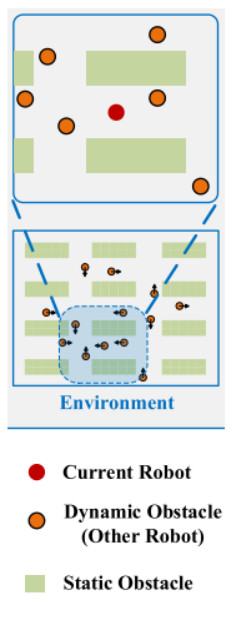
#> input picture modules/ocr/input.jpg, 232 x 620 px
$ python -i text_extraction.py   (imports and definitions only)
#> lines starting #> are read from the running program, lines starting #| are printed output that depends on the picture; after the words box and inside, x2 and y2 are one past the last pixel; in counts of white or black regions, pixels touching at a corner belong together
import string
import cv2
import pytesseract
import numpy as np
# Step 1: Load the image

# Thiết lập đường dẫn của Tesseract OCR engine (đặt đúng đường dẫn của bạn)
pytesseract.pytesseract.tesseract_cmd = '/usr/bin/tesseract'

# Đường dẫn đến ảnh bạn muốn xử lý


def text_line_extraction(image_path, output_path):
#> called with image_path = 'input.jpg', output_path = 'out.png'
    image = cv2.imread(image_path)
#> image is the input picture: shape (620, 232, 3); mean B, G, R 225.5, 229.6, 225.2

    # Check if the image is None
    if image is None:
        raise ValueError("Invalid image file or path.")

    # Step 2: Preprocess the image
    gray = cv2.cvtColor(image, cv2.COLOR_BGR2GRAY)
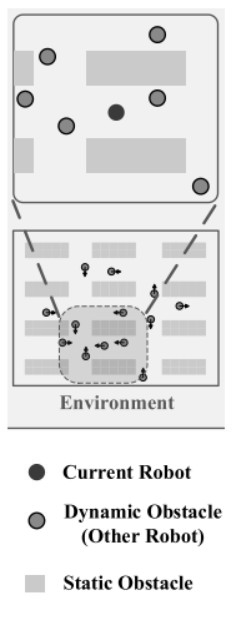
#> gray: shape (620, 232); min 0, max 255, mean 227.8
    blur = cv2.GaussianBlur(gray, (3, 3), 0)
    bw = cv2.threshold(blur, 0, 255, cv2.THRESH_BINARY_INV + cv2.THRESH_OTSU)[1]
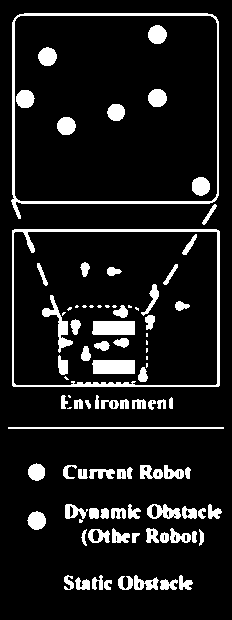
#> bw: shape (620, 232); 10.7% white; 94 white regions (19 under 20 px), largest, box (x1, y1, x2, y2) and area: (11, 13, 219, 219) 2179, (12, 229, 220, 387) 2057, (92, 321, 135, 335) 591

    # selected a kernel with more width so that we want to connect lines
    kernel_size = (5,5)
    kernel = cv2.getStructuringElement(cv2.MORPH_RECT, kernel_size)

    # Step 3: Perform the closing operation: Dilate and then close
    bw_closed = cv2.morphologyEx(bw, cv2.MORPH_CLOSE, kernel)
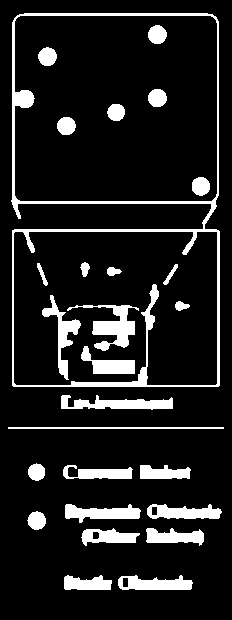
#> bw_closed: shape (620, 232); 12.2% white; 27 white regions, largest, box (x1, y1, x2, y2) and area: (11, 13, 220, 387) 5372, (67, 305, 139, 351) 1170, (61, 395, 173, 410) 990

    # Find contours for each text line
    thresh = cv2.threshold(blur, 0, 255, cv2.THRESH_BINARY_INV + cv2.THRESH_OTSU)[1]
    dilate = cv2.dilate(thresh, kernel, iterations=3)
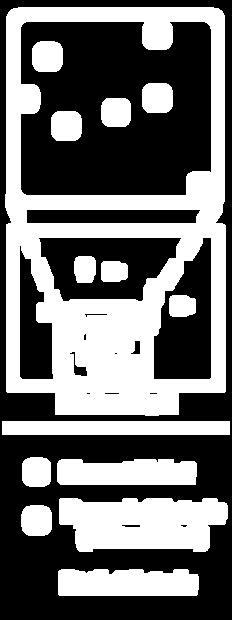
#> dilate: shape (620, 232); 43.6% white; 14 white regions

    contours = cv2.findContours(dilate, cv2.RETR_EXTERNAL, cv2.CHAIN_APPROX_SIMPLE)
#> contours = 7 contours; box (x1, y1, x2, y2) and area: (5, 7, 226, 416) 86649, (59, 498, 228, 552) 7330, (58, 569, 199, 596) 3409, (57, 459, 197, 485) 3206, (2, 421, 230, 435) 2951, (21, 505, 52, 536) 818, (22, 457, 51, 487) 752
    contours = contours[0] if len(contours) == 2 else contours[1]

    # Filter contours to select those whose width is at least 3 times its height
    filtered_contours = [cnt for cnt in contours if (cv2.boundingRect(cnt)[2] / cv2.boundingRect(cnt)[3])>=3.0]
#> filtered_contours = 4 contours; box (x1, y1, x2, y2) and area: (59, 498, 228, 552) 7330, (58, 569, 199, 596) 3409, (57, 459, 197, 485) 3206, (2, 421, 230, 435) 2951

    # Sort contours based on y-coordinate
    sorted_contours = sorted(filtered_contours, key=lambda contour: cv2.boundingRect(contour)[1])
#> sorted_contours has the same summary as filtered_contours

    # Step 4: Recognize text lines
    uppercase_letters = list(string.ascii_uppercase)
    padding=1

    result = []

    for contour in sorted_contours:
        x, y, w, h = cv2.boundingRect(contour)
        x, y, w, h = (x-padding, y-padding, w+padding, h+padding)
        # [6 lines of commented-out code are left out]
        line_image = image[y:y + h, x:x+w]
        line_text = pytesseract.image_to_string(line_image)
        if (line_text.strip() != ''):
            # Draw rectangle around each line, thickness=-1 -> filled rectangle
            cv2.rectangle(image, (x, y), (x + w, y + h), (255, 255, 255), -1)
            cv2.rectangle(image, (x, y), (x + w, y + h), (0, 255, 0), 2)

            # Tính toán vị trí để viết chữ vào giữa hình chữ nhật
            text = uppercase_letters.pop(0)
            text_font = cv2.FONT_HERSHEY_SIMPLEX

            text_width, text_height = cv2.getTextSize(text, text_font, 1, 2)[0]
            text_scale = min(w / text_width,h / text_height) * 0.8
            text_thickness = 1

            text_size = cv2.getTextSize(text, text_font, text_scale, text_thickness)[0]
            text_width, text_height = text_size[0], text_size[1]
            text_x = int((w - text_width) / 2) + x
            text_y = int((h + text_height) / 2) + y

            dict = {
                "symbol": text,
                "text": line_text,
                "x": x,
                "y": y,
                "text_x": text_x,
                "text_y": text_y,
                "w": text_width,
                "h": text_height,
                "scale": text_scale,
                "thickness": text_thickness,
                "output_path": output_path

            }
            result.append(dict)

            # Viết chữ vào chính giữa hình chữ nhật
            # cv2.putText(image, text, (text_x, text_y), text_font, text_scale, (255,182,193), text_thickness)
            cv2.putText(image, text, (text_x, text_y), text_font, text_scale, (255,0,0), text_thickness)
#> this loop made 1 pass
#> (contour, x, y, w, h) on pass 1: ([[2, 421], [2, 434], [229, 434], [229, 421]], 1, 420, 229, 15)
#> after the loop, result = []

    cv2.imwrite(output_path,image)
    return result

#> (the run stopped early here; a loop or call above may not have finished)
